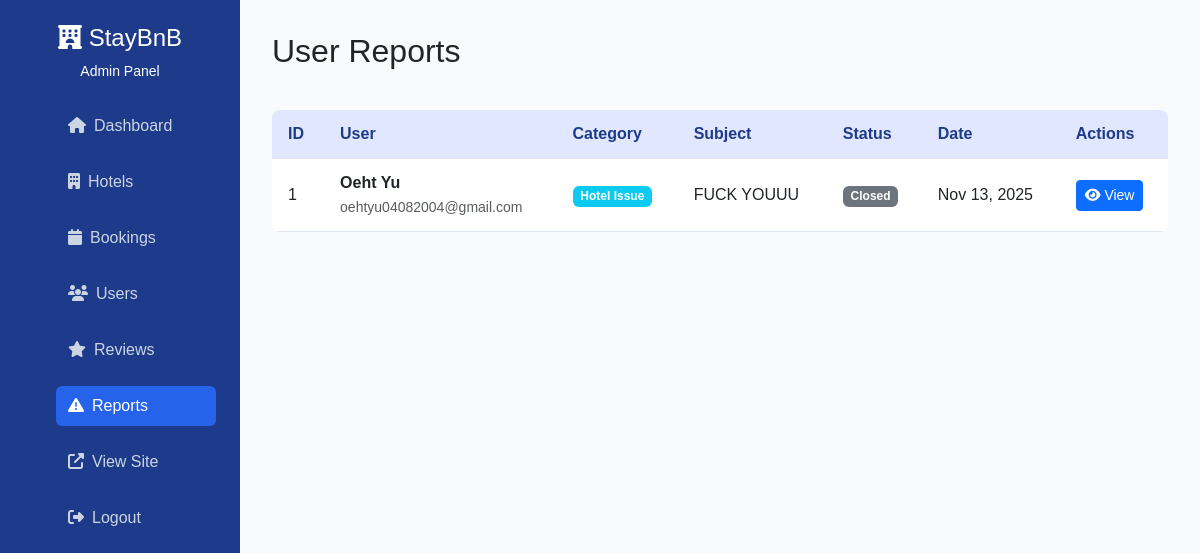
The page /StayBnB_Final/admin/reports.php (signed in) on the database its author committed.
### tables this page shows
CREATE TABLE `user_reports` (
  `report_id` int(11) NOT NULL,
  `user_id` int(11) NOT NULL,
  `subject` varchar(200) NOT NULL,
  `category` varchar(50) NOT NULL,
  `description` text NOT NULL,
  `status` enum('pending','in_progress','resolved','closed') DEFAULT 'pending',
  `admin_response` text DEFAULT NULL,
  `created_at` timestamp NOT NULL DEFAULT current_timestamp(),
  `updated_at` timestamp NOT NULL DEFAULT current_timestamp() ON UPDATE current_timestamp()
);

CREATE TABLE `users` (
  `user_id` int(11) NOT NULL,
  `fullname` varchar(100) NOT NULL,
  `email` varchar(100) NOT NULL,
  `phone` varchar(20) DEFAULT NULL,
  `password_hash` varchar(255) NOT NULL,
  `address` text DEFAULT NULL,
  `verification_token` varchar(64) DEFAULT NULL,
  `is_verified` tinyint(1) DEFAULT 0,
  `status` enum('active','suspended','deleted') DEFAULT 'active',
  `created_at` timestamp NOT NULL DEFAULT current_timestamp(),
  `updated_at` timestamp NOT NULL DEFAULT current_timestamp() ON UPDATE current_timestamp()
);

### StayBnB_Final/admin/reports.php (the view, shortened to what this page needs)
<?php
require_once __DIR__ . '/../config/db_connect.php';
$reports = $conn->query("
    SELECT r.*, u.fullname, u.email
    FROM user_reports r
    JOIN users u ON r.user_id = u.user_id
    ORDER BY r.created_at DESC
");
?>
<!DOCTYPE html>
<html lang="en">
<head>
    <link href="https://cdn.jsdelivr.net/npm/bootstrap@5.3.3/dist/css/bootstrap.min.css" rel="stylesheet">
    <link rel="stylesheet" href="https://cdnjs.cloudflare.com/ajax/libs/font-awesome/6.4.0/css/all.min.css">
    <link rel="stylesheet" href="css/style.css">
</head>
<body class="admin-body">
    <div class="sidebar">
        <div class="sidebar-title">
            <h4><i class="fas fa-hotel"></i> StayBnB</h4>
            <p class="mb-0 small">Admin Panel</p>
        </div>
        <ul class="sidebar-nav">
            <li><a href="index.php"><i class="fas fa-home me-2"></i>Dashboard</a></li>
            <li><a href="hotels.php"><i class="fas fa-building me-2"></i>Hotels</a></li>
            <li><a href="bookings.php"><i class="fas fa-calendar me-2"></i>Bookings</a></li>
            <li><a href="users.php"><i class="fas fa-users me-2"></i>Users</a></li>
            <li><a href="reviews.php"><i class="fas fa-star me-2"></i>Reviews</a></li>
            <li><a href="reports.php" class="active"><i class="fas fa-exclamation-triangle me-2"></i>Reports</a></li>
            <li><a href="../index.php" target="_blank"><i class="fas fa-external-link-alt me-2"></i>View Site</a></li>
            <li><a href="logout.php"><i class="fas fa-sign-out-alt me-2"></i>Logout</a></li>
        </ul>
    </div>
    <div class="main-content">
        <div class="topbar">
            <h2>User Reports</h2>
        </div>
        <div class="table-section">
            <table>
                <thead>
                    <tr>
                        <th>ID</th>
                        <th>User</th>
                        <th>Category</th>
                        <th>Subject</th>
                        <th>Status</th>
                        <th>Date</th>
                        <th>Actions</th>
                    </tr>
                </thead>
                <tbody>
                    <?php while ($report = $reports->fetch_assoc()): ?>
                    <tr>
                        <td><?= $report['report_id'] ?></td>
                        <td>
                            <strong><?= htmlspecialchars($report['fullname']) ?></strong><br>
                            <small class="text-muted"><?= htmlspecialchars($report['email']) ?></small>
                        </td>
                        <td><span class="badge bg-info"><?= htmlspecialchars($report['category']) ?></span></td>
                        <td><?= htmlspecialchars($report['subject']) ?></td>
                        <td>
                            <span class="badge bg-<?=
                                $report['status'] === 'resolved' ? 'success' :
                                ($report['status'] === 'pending' ? 'warning' : 'secondary')
                            ?>">
                                <?= ucfirst($report['status']) ?>
                            </span>
                        </td>
                        <td><?= date('M j, Y', strtotime($report['created_at'])) ?></td>
                        <td>
                            <button class="btn btn-sm btn-primary"
                                    data-bs-toggle="modal"
                                    data-bs-target="#reportModal<?= $report['report_id'] ?>">
                                <i class="fas fa-eye"></i> View
                            </button>
                        </td>
                    </tr>
                    <?php endwhile; ?>
                </tbody>
            </table>
        </div>
    </div>
</body>
</html>

### StayBnB_Final/admin/css/style.css (style rules this page uses)
* { box-sizing: border-box; margin: 0; padding: 0; font-family: "Poppins", sans-serif; }
body.admin-body { display: flex; min-height: 100vh; background: #f8fafc; }
.sidebar { width: 240px; background: #1e3a8a; color: #fff; padding: 1.5rem; }
.sidebar-title { text-align: center; margin-bottom: 1.5rem; }
.sidebar-nav { list-style: none; }
.sidebar-nav li { margin: 1rem 0; }
.sidebar-nav a { color: #cbd5e1; text-decoration: none; display: block; padding: 0.5rem 0.75rem; border-radius: 0.375rem; transition: background 0.3s; }
.sidebar-nav a:hover, .sidebar-nav a.active { background: #2563eb; color: #fff; }
.main-content { flex: 1; padding: 2rem; }
.topbar { display: flex; justify-content: space-between; align-items: center; margin-bottom: 2rem; }
.table-section { margin-top: 2rem; }
.table-section table { width: 100%; border-collapse: collapse; background: #fff; border-radius: 0.5rem; overflow: hidden; }
.table-section th, .table-section td { padding: 0.75rem 1rem; text-align: left; border-bottom: 1px solid #e2e8f0; }
.table-section th { background: #e0e7ff; color: #1e3a8a; }

### rows shown on the page
user_reports: report_id "1", user.fullname "Oeht Yu", user.email "oehtyu04082004@gmail.com", category "Hotel Issue", subject "FUCK YOUUU", status "Closed", created_at "Nov 13, 2025"
